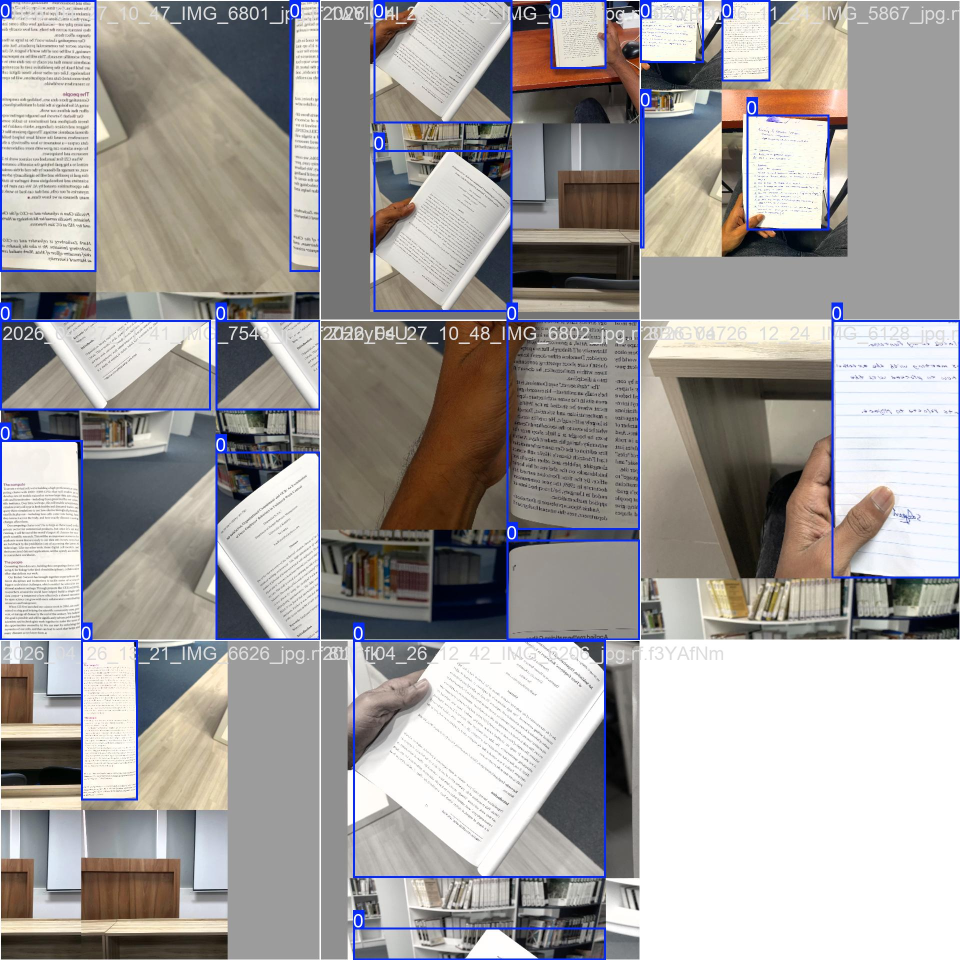
#> input picture backend/Automatic Camera Position Guidance/runs/detect/page_detector_v1-3/train_batch0.jpg, 1920 x 1920 px, given in place of the camera (shown at 1/2 size)
$ python book_guidance_demo.py   (older library calls are emulated)
#> lines starting #> are read from the running program, lines starting #| are printed output that depends on the picture; after the words box and inside, x2 and y2 are one past the last pixel; in counts of white or black regions, pixels touching at a corner belong together
import cv2
import numpy as np
import time
import math
import os
import subprocess
from collections import deque, Counter


# ==========================================================
# BASIC SETTINGS
# ==========================================================

CAMERA_INDEX = 0

FRAME_W = 640
FRAME_H = 480

CENTER_X = FRAME_W // 2
CENTER_Y = FRAME_H // 2

# Movement tolerance
X_TOL = 80
Y_TOL = 65

# Tilt tolerance
ANGLE_TOL = 12

# Page size limits
MIN_AREA_RATIO = 0.08
MAX_AREA_RATIO = 0.82

# Voice timing
VOICE_MIN_GAP = 1.8
VOICE_REPEAT_GAP = 4.0

# Auto capture
CENTERED_FRAMES_REQUIRED = 25

CAPTURE_FILE = "captured_page.jpg"


# ==========================================================
# WINDOWS VOICE FEEDBACK
# ==========================================================

class VoiceFeedback:
    def __init__(self):
        self.last_spoken = ""
        self.last_spoken_time = 0
        self.current_process = None

    def request(self, text, force=False):
        now = time.time()

        same_instruction = text == self.last_spoken
        time_since_last = now - self.last_spoken_time

        if not force and same_instruction and time_since_last < VOICE_REPEAT_GAP:
            return

        if not force and not same_instruction and time_since_last < VOICE_MIN_GAP:
            return

        # Do not start new speech while previous speech is running
        if self.current_process is not None:
            if self.current_process.poll() is None:
                return

        self.speak(text)

        self.last_spoken = text
        self.last_spoken_time = time.time()

    def speak(self, text):
        print("Voice:", text)

        if os.name != "nt":
            print("Voice is configured for Windows only in this demo.")
            return

        safe_text = text.replace("'", "''")

        command = (
            "Add-Type -AssemblyName System.Speech; "
            "$speaker = New-Object System.Speech.Synthesis.SpeechSynthesizer; "
            "$speaker.Rate = 0; "
            f"$speaker.Speak('{safe_text}');"
        )

        self.current_process = subprocess.Popen(
            ["powershell", "-NoProfile", "-Command", command],
            stdout=subprocess.DEVNULL,
            stderr=subprocess.DEVNULL,
            creationflags=subprocess.CREATE_NO_WINDOW
        )

    def stop(self):
        if self.current_process is not None:
            try:
                self.current_process.terminate()
            except Exception:
                pass


voice = VoiceFeedback()


# ==========================================================
# HELPER FUNCTIONS
# ==========================================================

def order_points(pts):
    """
    Order points:
    top-left, top-right, bottom-right, bottom-left
    """
    rect = np.zeros((4, 2), dtype="float32")

    s = pts.sum(axis=1)
    diff = np.diff(pts, axis=1)

    rect[0] = pts[np.argmin(s)]
    rect[2] = pts[np.argmax(s)]
    rect[1] = pts[np.argmin(diff)]
    rect[3] = pts[np.argmax(diff)]

    return rect


def calculate_angle(corners):
    """
    Calculate page tilt angle using the top edge.
    Negative angle = tilted left
    Positive angle = tilted right
    """
    tl, tr, br, bl = corners

    dx = tr[0] - tl[0]
    dy = tr[1] - tl[1]

    angle = math.degrees(math.atan2(dy, dx))

    if angle > 45:
        angle -= 90

    if angle < -45:
        angle += 90

    return angle


def calculate_brightness(frame):
    gray = cv2.cvtColor(frame, cv2.COLOR_BGR2GRAY)
    return np.mean(gray)


def calculate_sharpness(frame):
    gray = cv2.cvtColor(frame, cv2.COLOR_BGR2GRAY)
    return cv2.Laplacian(gray, cv2.CV_64F).var()


# ==========================================================
# IMAGE PROCESSING
# ==========================================================

def preprocess_frame(frame):
    gray = cv2.cvtColor(frame, cv2.COLOR_BGR2GRAY)

    # Improve contrast
    clahe = cv2.createCLAHE(
        clipLimit=2.0,
        tileGridSize=(8, 8)
    )
    gray = clahe.apply(gray)

    # Reduce noise while keeping edges
    denoised = cv2.bilateralFilter(gray, 9, 75, 75)

    return denoised


def create_edge_binary(processed):
    edges = cv2.Canny(processed, 35, 120)

    kernel = np.ones((5, 5), np.uint8)

    edges = cv2.morphologyEx(
        edges,
        cv2.MORPH_CLOSE,
        kernel,
        iterations=2
    )

    edges = cv2.dilate(edges, kernel, iterations=1)

    return edges


def create_bright_binary(processed):
    blur = cv2.GaussianBlur(processed, (5, 5), 0)

    _, binary = cv2.threshold(
        blur,
        0,
        255,
        cv2.THRESH_BINARY + cv2.THRESH_OTSU
    )

    kernel = np.ones((7, 7), np.uint8)

    binary = cv2.morphologyEx(
        binary,
        cv2.MORPH_CLOSE,
        kernel,
        iterations=3
    )

    binary = cv2.morphologyEx(
        binary,
        cv2.MORPH_OPEN,
        kernel,
        iterations=1
    )

    return binary


def create_adaptive_binary(processed):
    binary = cv2.adaptiveThreshold(
        processed,
        255,
        cv2.ADAPTIVE_THRESH_GAUSSIAN_C,
        cv2.THRESH_BINARY,
        35,
        8
    )

    kernel = np.ones((7, 7), np.uint8)

    binary = cv2.morphologyEx(
        binary,
        cv2.MORPH_CLOSE,
        kernel,
        iterations=2
    )

    return binary


# ==========================================================
# PAGE DETECTION
# ==========================================================

def find_candidates(binary_image, method_name):
    contours, _ = cv2.findContours(
        binary_image,
        cv2.RETR_EXTERNAL,
        cv2.CHAIN_APPROX_SIMPLE
    )

    frame_area = FRAME_W * FRAME_H
    candidates = []

    for contour in contours:
        contour_area = cv2.contourArea(contour)

        if contour_area < frame_area * 0.015:
            continue

        hull = cv2.convexHull(contour)

        rect = cv2.minAreaRect(hull)
        box = cv2.boxPoints(rect)
        box = np.array(box, dtype="float32")

        w, h = rect[1]

        if w <= 0 or h <= 0:
            continue

        rect_area = w * h
        area_ratio = rect_area / frame_area

        if area_ratio < 0.04:
            continue

        if area_ratio > 0.95:
            continue

        aspect_ratio = max(w, h) / min(w, h)

        # Page/open book should be rectangular
        if aspect_ratio < 1.05:
            continue

        if aspect_ratio > 5.0:
            continue

        fill_ratio = contour_area / rect_area

        if method_name == "edge":
            if fill_ratio < 0.05:
                continue
        else:
            if fill_ratio < 0.20:
                continue

        x_values = box[:, 0]
        y_values = box[:, 1]

        box_width = max(x_values) - min(x_values)
        box_height = max(y_values) - min(y_values)

        if box_width < 100 or box_height < 100:
            continue

        score = rect_area

        if method_name == "bright":
            score *= 1.15

        if method_name == "adaptive":
            score *= 0.95

        score *= min(fill_ratio + 0.5, 1.5)

        candidates.append({
            "score": score,
            "corners": order_points(box),
            "area": rect_area,
            "method": method_name
        })

    return candidates


def detect_page(frame):
    processed = preprocess_frame(frame)

    edge_binary = create_edge_binary(processed)
    bright_binary = create_bright_binary(processed)
    adaptive_binary = create_adaptive_binary(processed)

    candidates = []

    candidates.extend(find_candidates(edge_binary, "edge"))
    candidates.extend(find_candidates(bright_binary, "bright"))
    candidates.extend(find_candidates(adaptive_binary, "adaptive"))

    if not candidates:
        return None

    candidates.sort(key=lambda c: c["score"], reverse=True)

    best = candidates[0]
    corners = best["corners"]

    center_x = int(np.mean(corners[:, 0]))
    center_y = int(np.mean(corners[:, 1]))

    angle = calculate_angle(corners)

    return {
        "corners": corners,
        "center": (center_x, center_y),
        "area": best["area"],
        "angle": angle,
        "method": best["method"]
    }


# ==========================================================
# GUIDANCE LOGIC
# ==========================================================

def get_instruction(page_info, brightness):
    if brightness < 35 and page_info is None:
        return "too dark"

    if page_info is None:
        return "no page detected"

    center_x, center_y = page_info["center"]
    area = page_info["area"]
    angle = page_info["angle"]

    frame_area = FRAME_W * FRAME_H
    area_ratio = area / frame_area

    dx = center_x - CENTER_X
    dy = center_y - CENTER_Y

    # Priority order
    if area_ratio < MIN_AREA_RATIO:
        return "move closer"

    if area_ratio > MAX_AREA_RATIO:
        return "move farther"

    if dx < -X_TOL:
        return "move right"

    if dx > X_TOL:
        return "move left"

    if dy < -Y_TOL:
        return "move down"

    if dy > Y_TOL:
        return "move up"

    if angle < -ANGLE_TOL:
        return "tilted left"

    if angle > ANGLE_TOL:
        return "tilted right"

    return "centered ready"


def smooth_instruction(history, new_instruction):
    history.append(new_instruction)

    counter = Counter(history)
    most_common_instruction, count = counter.most_common(1)[0]

    if count >= 3:
        return most_common_instruction

    return new_instruction


# [25 lines left out: function perspective_crop, not called in this run]


# ==========================================================
# DRAWING FUNCTIONS
# ==========================================================

def draw_guides(frame):
    # Center cross
    cv2.line(
        frame,
        (CENTER_X - 45, CENTER_Y),
        (CENTER_X + 45, CENTER_Y),
        (255, 0, 0),
        2
    )

    cv2.line(
        frame,
        (CENTER_X, CENTER_Y - 45),
        (CENTER_X, CENTER_Y + 45),
        (255, 0, 0),
        2
    )

    # Acceptable center box
    cv2.rectangle(
        frame,
        (CENTER_X - X_TOL, CENTER_Y - Y_TOL),
        (CENTER_X + X_TOL, CENTER_Y + Y_TOL),
        (255, 0, 0),
        2
    )


def draw_page_info(frame, page_info):
    if page_info is None:
        return

    corners = page_info["corners"].astype(int)

    cv2.drawContours(
        frame,
        [corners],
        -1,
        (0, 255, 0),
        3
    )

    cx, cy = page_info["center"]

    cv2.circle(
        frame,
        (cx, cy),
        6,
        (0, 0, 255),
        -1
    )

    area_ratio = page_info["area"] / (FRAME_W * FRAME_H)

    cv2.putText(
        frame,
        f"Area: {area_ratio:.2f}",
        (20, 80),
        cv2.FONT_HERSHEY_SIMPLEX,
        0.65,
        (0, 255, 255),
        2
    )

    cv2.putText(
        frame,
        f"Angle: {page_info['angle']:.1f}",
        (20, 110),
        cv2.FONT_HERSHEY_SIMPLEX,
        0.65,
        (0, 255, 255),
        2
    )

    cv2.putText(
        frame,
        f"Method: {page_info['method']}",
        (20, 140),
        cv2.FONT_HERSHEY_SIMPLEX,
        0.65,
        (0, 255, 255),
        2
    )


# ==========================================================
# MAIN PROGRAM
# ==========================================================

def main():
    print("===================================")
    print("Book Guidance Demo Started")
    print("===================================")
    print("Controls:")
    print("q = quit")
    print("v = test voice")
    print("c = manual capture")
    print("-----------------------------------")
    print("Use white paper or open book page.")
    print("Use bright light.")
    print("Use dark/plain background.")
    print("===================================")

    if os.name == "nt":
        cap = cv2.VideoCapture(CAMERA_INDEX, cv2.CAP_DSHOW)
    else:
        cap = cv2.VideoCapture(CAMERA_INDEX)

    if not cap.isOpened():
        print("Camera not found.")
        print("Try changing CAMERA_INDEX = 0 to 1 or 2.")
        return

    cap.set(cv2.CAP_PROP_FRAME_WIDTH, FRAME_W)
    cap.set(cv2.CAP_PROP_FRAME_HEIGHT, FRAME_H)

    # These may not work on every webcam, but they are safe
    cap.set(cv2.CAP_PROP_BRIGHTNESS, 150)
    cap.set(cv2.CAP_PROP_CONTRAST, 50)
    cap.set(cv2.CAP_PROP_SHARPNESS, 50)

    instruction_history = deque(maxlen=6)
    centered_count = 0
    last_page_info = None

    voice.request("system started", force=True)

    while True:
        ret, frame = cap.read()
#> frame is the input picture: shape (1920, 1920, 3); mean B, G, R 158.3, 159.7, 163.1

        if not ret:
            print("Could not read camera frame.")
            break

        frame = cv2.resize(frame, (FRAME_W, FRAME_H))
#> frame: shape (480, 640, 3)

        brightness = calculate_brightness(frame)
#> in calculate_brightness, `gray = cv2.cvtColor(frame, cv2.COLOR_BGR2GRAY)`:
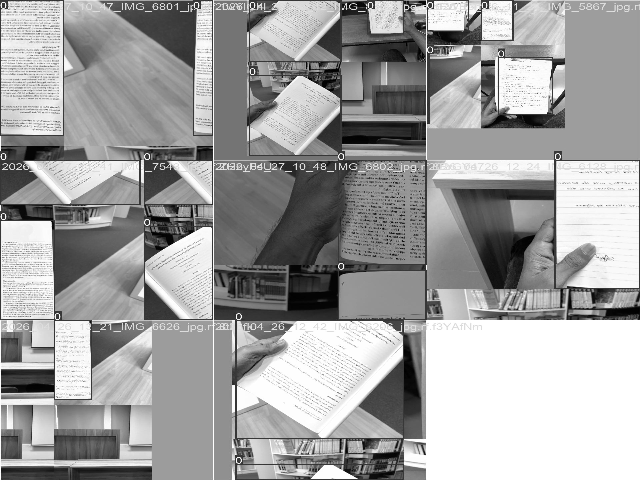
#> gray: shape (480, 640); min 0, max 255, mean 160.6
#> brightness = 160.6
        sharpness = calculate_sharpness(frame)
#> sharpness = 4943.2

        page_info = detect_page(frame)
#> in preprocess_frame, `denoised = cv2.bilateralFilter(gray, 9, 75, 75)`:
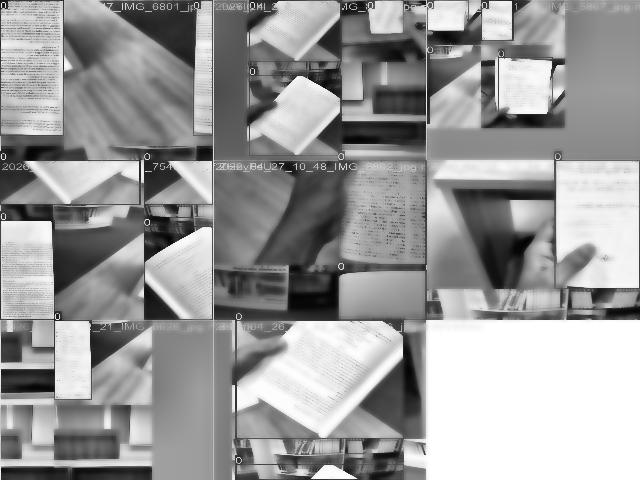
#> denoised: shape (480, 640); min 3, max 255, mean 154.8
#> in create_edge_binary, `edges = cv2.Canny(processed, 35, 120)`:
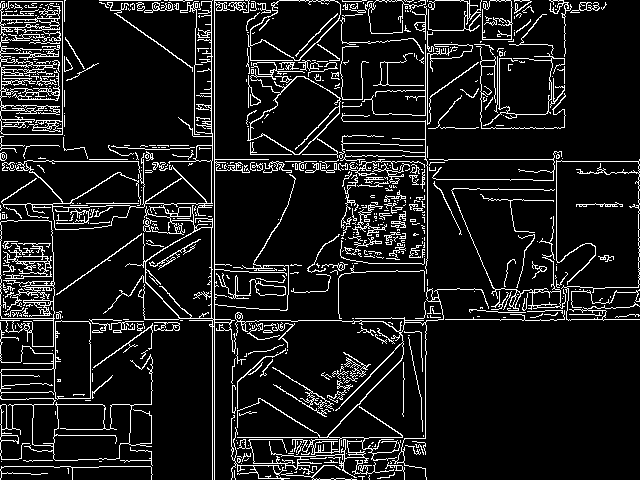
#> edges: shape (480, 640); 10.4% white in thin lines or dots
#> in create_edge_binary, `edges = cv2.dilate(edges, kernel, iterations=1)`:
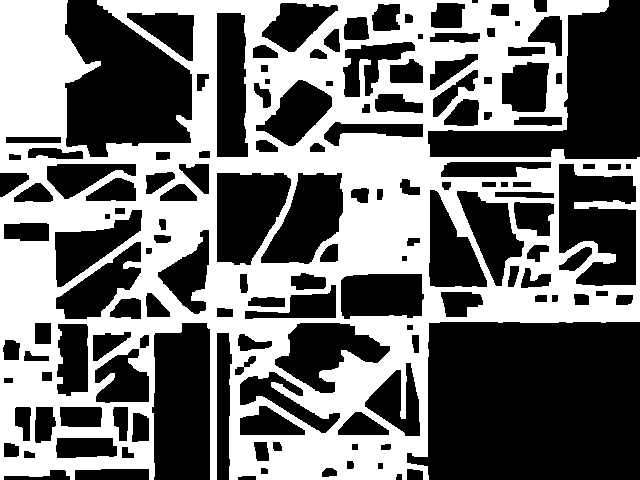
#> edges: shape (480, 640); 44.6% white; 1 white region, box (x1, y1, x2, y2) and area: (0, 0, 640, 480) 137006
#> in create_adaptive_binary, `binary = cv2.adaptiveThreshold( processed, 255, cv2.ADAPTIVE_THRESH_GA..`:
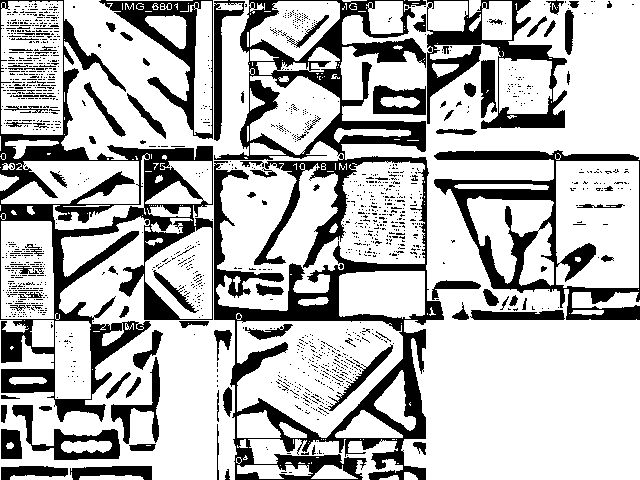
#> binary: shape (480, 640); 72.7% white; 1437 black regions (1336 under 20 px), largest, box (x1, y1, x2, y2) and area: (214, 0, 444, 480) 27744, (0, 0, 213, 422) 18370, (434, 150, 640, 320) 8114
#> in create_adaptive_binary, `binary = cv2.morphologyEx( binary, cv2.MORPH_CLOSE, kernel, iterations..`:
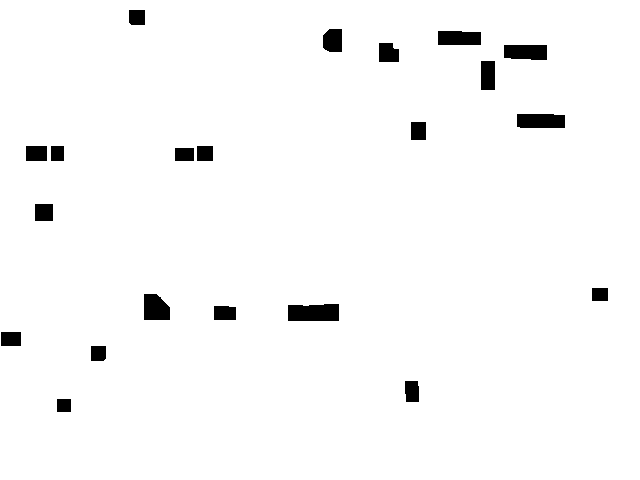
#> binary: shape (480, 640); 97.5% white; 21 black regions
#> in find_candidates, `contours, _ = cv2.findContours( binary_image, cv2.RETR_EXTERNAL, cv2.C..`: contours = 1 contour; box (x1, y1, x2, y2) and area: (0, 0, 640, 480) 231056
#> the loop in find_candidates, `for contour in contours:` made 1 pass
#> (contour_area, box, w, h, rect_area, area_ratio) on pass 1: (231056, [[639, 479], [6.1e-05, 479], [6.1e-05, 0], [639, 0]], 479, 639, 306080.9, 0.996)
#> after the loop in find_candidates, `for contour in contours:`: candidates = []
#> in find_candidates (call 2), `contours, _ = cv2.findContours( binary_image, cv2.RETR_EXTERNAL, cv2.C..`: contours = 13 contours; largest, box (x1, y1, x2, y2) and area: (213, 149, 640, 480) 107529, (0, 221, 155, 466) 18602, (369, 0, 566, 129) 15360, (31, 129, 214, 319) 13610, (0, 0, 114, 135) 9194
#> the loop in find_candidates (call 2), `for contour in contours:` made 13 passes
#> contour_area on passes 2, 7, 8, 9, 12: 621, 72.5, 1314, 328.5, 2014
#> in detect_page, `best = candidates[0]`: best = {'score': 204491.8, 'corners': [[213, 149], [639, 149], [639, 479], [213, 479]], 'area': 140580, 'method': 'bright'}
#> in detect_page, `corners = best["corners"]`: corners = [[213, 149], [639, 149], [639, 479], [213, 479]]
#> in detect_page, `center_x = int(np.mean(corners[:, 0]))`: center_x = 425
#> in detect_page, `center_y = int(np.mean(corners[:, 1]))`: center_y = 313
#> in calculate_angle, `tl, tr, br, bl = corners`: tl = [213, 149]; tr = [639, 149]; br = [639, 479]; bl = [213, 479]
#> in calculate_angle, `dx = tr[0] - tl[0]`: dx = 426
#> in calculate_angle, `dy = tr[1] - tl[1]`: dy = 0
#> page_info = {'corners': [[213, 149], [639, 149], [639, 479], [213, 479]], 'center': (425, 313), 'area': 140580, 'angle': 0, 'method': 'bright'}
        last_page_info = page_info
#> last_page_info has the same summary as page_info

        raw_instruction = get_instruction(page_info, brightness)
#> in get_instruction, `center_x, center_y = page_info["center"]`: center_x = 425; center_y = 313
#> in get_instruction, `area = page_info["area"]`: area = 140580
#> in get_instruction, `angle = page_info["angle"]`: angle = 0
#> in get_instruction, `area_ratio = area / frame_area`: area_ratio = 0.458
#> in get_instruction, `dx = center_x - CENTER_X`: dx = 105
#> in get_instruction, `dy = center_y - CENTER_Y`: dy = 73
#> raw_instruction = 'move left'
        instruction = smooth_instruction(instruction_history, raw_instruction)
#> instruction = 'move left'

        voice.request(instruction)

        draw_guides(frame)
        draw_page_info(frame, page_info)
#> in draw_page_info, `corners = page_info["corners"].astype(int)`: corners = [[213, 148], [638, 148], [638, 478], [213, 478]]
#> in draw_page_info, `cx, cy = page_info["center"]`: cx = 425; cy = 313
#> in draw_page_info, `area_ratio = page_info["area"] / (FRAME_W * FRAME_H)`: area_ratio = 0.458

        cv2.putText(
            frame,
            instruction,
            (20, 40),
            cv2.FONT_HERSHEY_SIMPLEX,
            1.0,
            (0, 255, 0),
            2
        )

        cv2.putText(
            frame,
            f"Brightness: {brightness:.0f}",
            (20, FRAME_H - 55),
            cv2.FONT_HERSHEY_SIMPLEX,
            0.6,
            (255, 255, 255),
            2
        )

        cv2.putText(
            frame,
            f"Sharpness: {sharpness:.0f}",
            (20, FRAME_H - 25),
            cv2.FONT_HERSHEY_SIMPLEX,
            0.6,
            (255, 255, 255),
            2
        )
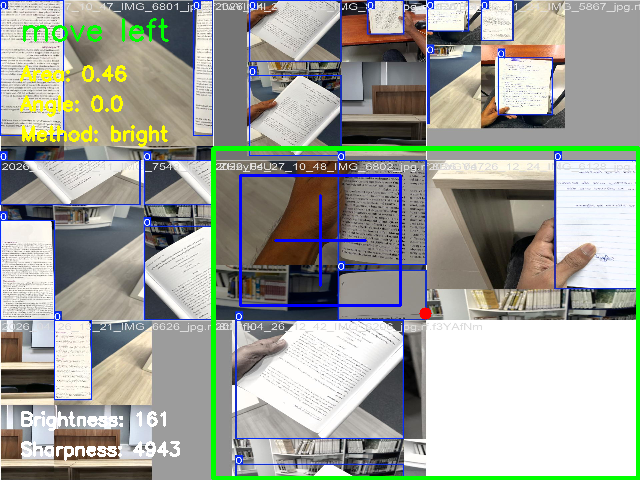
#> frame: shape (480, 640, 3); mean B, G, R 154.6, 162.6, 159.6

        # Auto capture when centered
        if instruction == "centered ready" and page_info is not None:
            centered_count += 1
        else:
            centered_count = 0

        if centered_count >= CENTERED_FRAMES_REQUIRED:
            cropped = perspective_crop(frame, page_info["corners"])

            if cropped is not None:
                cv2.imwrite(CAPTURE_FILE, cropped)
                print("Captured:", CAPTURE_FILE)
                voice.request("image captured", force=True)

            centered_count = 0

        cv2.imshow("Book Guidance Demo", frame)

        key = cv2.waitKey(1) & 0xFF
#> (key q is pressed here)

        if key == ord("q"):
            break

        if key == ord("v"):
            voice.request("voice test working", force=True)

        if key == ord("c"):
            if last_page_info is not None:
                cropped = perspective_crop(frame, last_page_info["corners"])

                if cropped is not None:
                    cv2.imwrite(CAPTURE_FILE, cropped)
                    print("Manual capture saved:", CAPTURE_FILE)
                    voice.request("image captured", force=True)
            else:
                print("No page detected for manual capture.")
                voice.request("no page detected", force=True)

    cap.release()
    cv2.destroyAllWindows()
    voice.stop()


if __name__ == "__main__":
    main()
